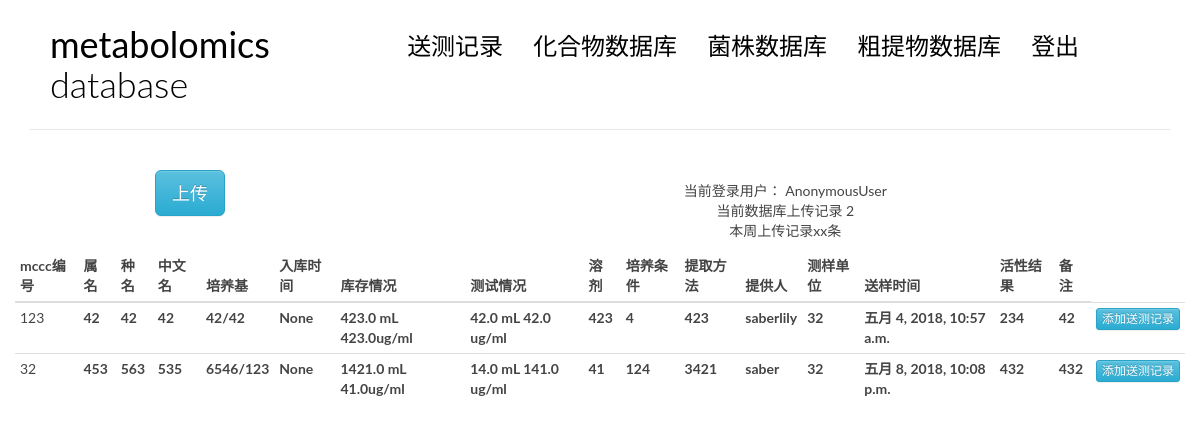
The app's page /crudeexindex/ with its own data.
### blog/models.py (models this page shows)
class crudeex(models.Model): ##粗提物
    frombact = models.ForeignKey(bact)
    mcccnumber = models.CharField(max_length = 50) #mccc编号
    genus = models.CharField(max_length = 200) #属名
    species = models.CharField(max_length = 200) #种名
    chinesename = models.CharField(max_length = 200) #中文名
    media = models.CharField(max_length = 200) #培养基
    medianumber = models.CharField(max_length = 50) #培养基编号
    mass = models.FloatField() #重量，单位mg
    stockmass = models.FloatField() #库存量，单位mg
    cointermass = models.FloatField() #样品瓶重量，单位miug
    testcol = models.FloatField(blank = True) #测试浓度
    testvol = models.FloatField(blank = True) #测试体积
    activecol = models.FloatField(blank = True) #活性浓度
    solvent = models.CharField(max_length = 100) #溶剂
    culture = models.CharField(max_length = 500, blank = True) #培养条件
    exrmethod = models.CharField(max_length = 500, blank = True) #提取方法
    provider = models.ForeignKey(User) #提供人
    department = models.CharField(max_length=100) #测样单位
    sendtime = models.DateTimeField(auto_now_add=True, editable = True) #送样时间
    activeresult = models.CharField(max_length = 500, blank = True) #活性检测结果
    entertime = models.DateTimeField(null = True) #入库时间
    entervol = models.FloatField(blank = True) #入库体积
    entercol =  models.FloatField(blank = True) #入库浓度
    comment = models.CharField(max_length = 500, blank = True)

### blog/crudeex.py (the view)
# urls.py: url(r'^crudeexindex/$', views.crudeexindex, name='crudeexindex'),
def crudeexindex(request, msg = -1):  ##粗提物
    lists = crudeex.objects.all()
    num = len(lists)
    return render(request, 'blog/crudeex.html', context = {'tests' : lists, 'msg' : msg, 'num' : num} )

### blog/models.py (called while the page is built)
    def __str__(self):
        return self.bactnumber + '|' + self.chinesename

### blog/templatetags/blog_tags.py (called while the page is built)
@register.simple_tag
def get_all_bact():
    print(bact.objects.all().order_by('-storetime'))
    return bact.objects.all().order_by('-storetime')

### templates/blog/crudeex.html (shortened to what this page needs)
{% extends 'base.html' %}
{% load blog_tags %}
{%block main %}
<body>
    <div class="row">
        <div class="col-md-4 col-sm-5 col-xs-8">
            <center>
                <button class="btn btn-info btn-primary btn-lg" data-toggle="modal" data-target="#myModal">
                    上传
                </button>
            </center>
        </div>
        <div class="col-md-8 col-sm-7 col-xs-4">
            <nav class="main-nav" role="navigation">
                <div class="collapse navbar-collapse" id="bs-example-navbar-collapse-1">
                        <ul class="list-unstyled text-center" >
                            <li>当前登录用户： {{request.user}}</li>
                            <li>当前数据库上传记录 {{num}}</li>
                            <li>本周上传记录xx条</li>
                        </ul>
                </div>
            </nav>
        </div>
    </div>
    <div class="col-md-12 col-sm-7 col-xs-4">
    <table class="table table-hover table-condensed">
            <thead>
                <tr>
                    <th>mccc编号</th>
                    <th>属名</th>
                    <th>种名</th>
                    <th>中文名</th>
                    <th>培养基</th>
                    <th>入库时间</th>
                    <th>库存情况</th>
                    <th>测试情况</th>
                    <th>溶剂</th>
                    <th>培养条件</th>
                    <th>提取方法</th>
                    <th>提供人</th>
                    <th>测样单位</th>
                    <th>送样时间</th>
                    <th>活性结果</th>
                    <th>备注</th>
                </tr>
            </thead>
            <tbody>
                    {% for crudeex in tests %}
                    {% if request.user == crudeex.provider %}
                    <tr class="row1 success" id = "useajax" data-toggle="modal" data-target="#alter"  data-frombact = "{{crudeex.frombact}}"
                    data-whatever = "{{crudeex.id}}" data-mcccnumber = "{{crudeex.mcccnumber}}" data-genus = "{{crudeex.genus}}"
                    data-species = "{{crudeex.species}}" data-chinesename = "{{crudeex.chinesename}}"  data-media = "{{crudeex.media}}"
                    data-medianumber = "{{crudeex.medianumber}}" data-mass = "{{crudeex.mass}}" data-stockmass = "{{crudeex.stockmass}}"
                    data-cointermass = "{{crudeex.cointermass}}" data-entertime = "{{crudeex.entertime}}" data-entervol = "{{crudeex.entervol}}"
                    data-entercol = "{{crudeex.entercol}}" data-testcol = "{{crudeex.testcol}}" data-testvol = "{{crudeex.testvol}}"
                    data-activecol = "{{crudeex.activecol}}" data-solvent = "{{crudeex.solvent}}" data-culture = "{{crudeex.culture}}"
                    data-exrmethod = "{{crudeex.exrmethod}}" data-department = "{{crudeex.department}}" data-activeresult = "{{crudeex.activeresult}}"
                    data-comment = "{{crudeex.comment}}" >
                    {% else %}
                    <tr class="row1">
                    {% endif %}
                            <td class = "field-mcccnumber"> {{crudeex.mcccnumber}}</td>
                            <th class = "field-genus">{{crudeex.genus}}</th>
                            <th class = "field-species">{{crudeex.species}}</th>
                            <th class = "field-chinesename">{{crudeex.chinesename}}</th>
                            <th class = "field-media">{{crudeex.media}}/{{crudeex.medianumber}}</th>
                            <th class = "field-entertime">{{crudeex.entertime}}</th>
                            <th class = "field-entervol">{{crudeex.entervol}} mL {{crudeex.entercol}}ug/ml</th>
                            <th class = "field-testvol">{{crudeex.testvol }} mL {{crudeex.testcol}} ug/ml</th>
                            <th class = "field-solvent">{{crudeex.solvent}}</th>
                            <th class = "field-culture">{{crudeex.culture}}</th>
                            <th class = "field-exrmethod">{{crudeex.exrmethod}}</th>
                            <th class = "field-provider">{{crudeex.provider}}</th>
                            <th class = "field-department">{{crudeex.department}}</th>
                            <th class = "field-sendtime">{{crudeex.sendtime}}</th>
                            <th class = "field-activeresult">{{crudeex.activeresult}}</th>
                            <th class = "field-comment">{{crudeex.comment}}</th>
                            <th class = "field-upload"><button type="button" class="btn btn-info btn-xs" data-toggle="modal" data-target="#upload" data-cruid = "{{crudeex.id}}">添加送测记录</button></th>
                    </tr>
                    {% empty %}
                      <div class="row1">null</div>
                    {% endfor %}
            </tbody>
        </table>
    </div>
                            {% get_all_bact as bact_list %}
                                {% get_all_bact as bact_list %}
</body>
{% endblock main %}

### blog/static/blog/css/custom.css (style rules this page uses)
* { outline: none; }
body { color: #444; font-family: 'Lato', sans-serif; }
.main-nav { margin-top: 11px; max-width: 95%; }

### records on screen
crudeex: mcccnumber "123", genus "42", species "42", chinesename "42", media "42", medianumber "42", entertime "None", entervol "423.0", entercol "423.0", testvol "42.0", testcol "42.0", solvent "423", culture "4", exrmethod "423", provider "saberlily", department "32", sendtime "五月 4, 2018, 10:57 a.m.", activeresult "234", comment "42"
crudeex: mcccnumber "32", genus "453", species "563", chinesename "535", media "6546", medianumber "123", entertime "None", entervol "1421.0", entercol "41.0", testvol "14.0", testcol "141.0", solvent "41", culture "124", exrmethod "3421", provider "saber", department "32", sendtime "五月 8, 2018, 10:08 p.m.", activeresult "432", comment "432"

### other values on screen
{{ request.user }} "AnonymousUser"
{{ num }} "2"
